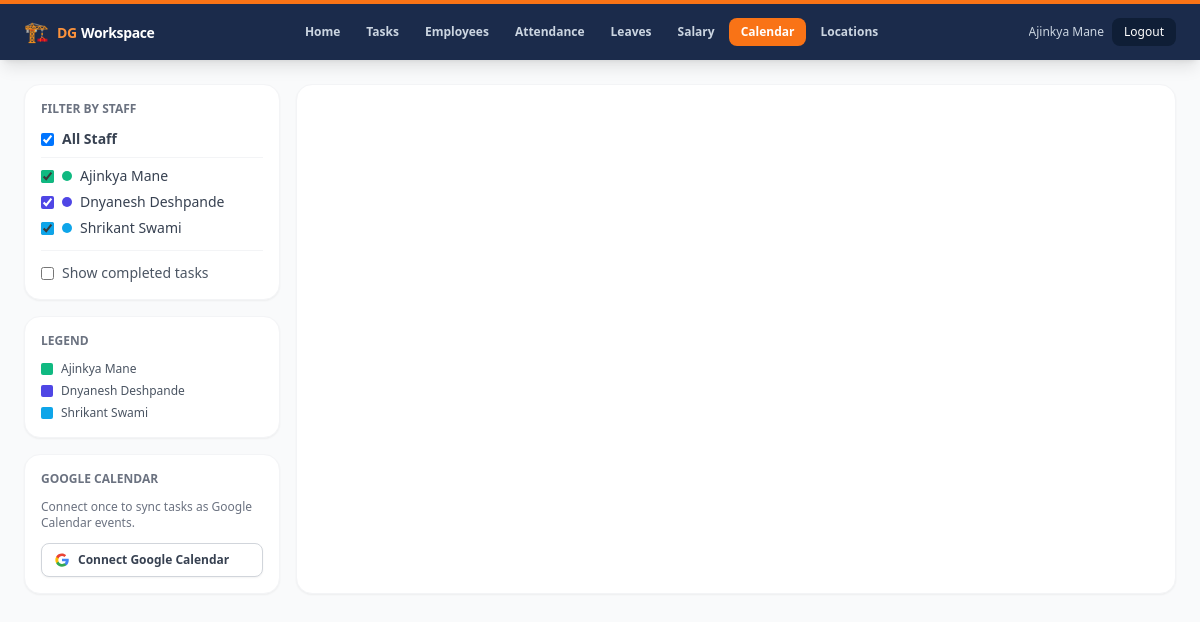
/calendar (signed in), run on the app's committed database.
### tables this page shows
CREATE TABLE employees (
            id INTEGER PRIMARY KEY AUTOINCREMENT,
            name TEXT NOT NULL,
            mobile TEXT NOT NULL UNIQUE,
            email TEXT,
            role TEXT NOT NULL DEFAULT 'employee', -- employee, manager, hr, admin
            password_hash TEXT NOT NULL,
            manager_id INTEGER,
            created_at DATETIME DEFAULT CURRENT_TIMESTAMP
        , department TEXT, designation TEXT, date_of_joining TEXT, location_id INTEGER, date_of_birth TEXT, uan_number TEXT, pan_number TEXT);

### app.py (the view)
@app.route("/calendar")
@login_required
def calendar_view():
    user = current_user()
    db = get_db()
    if user["role"] in ("admin", "manager"):
        employees = db.execute("SELECT id, name FROM employees ORDER BY name ASC").fetchall()
    else:
        employees = db.execute("SELECT id, name FROM employees WHERE id = ?", (user["id"],)).fetchall()
    colors = {emp["id"]: _emp_color(emp["id"]) for emp in employees}
    gcal_connected = Path(GCAL_TOKEN_FILE).exists()
    return render_template(
        "calendar.html",
        user=user,
        employees=employees,
        colors=colors,
        gcal_connected=gcal_connected,
        gcal_available=GCAL_AVAILABLE,
    )

### app.py (called while the page is built)
def _emp_color(emp_id):
    return _EMP_COLORS[(int(emp_id) - 1) % len(_EMP_COLORS)]

def get_db():
    if "db" not in g:
        g.db = sqlite3.connect(DB_PATH)
        g.db.row_factory = sqlite3.Row
    return g.db

def current_user():
    uid = session.get("user_id")
    if not uid:
        return None
    db = get_db()
    row = db.execute(
        "SELECT * FROM employees WHERE id = ?", (uid,)
    ).fetchone()
    return row

def login_required(view):
    from functools import wraps
    @wraps(view)
    def wrapped(*args, **kwargs):
        if not current_user():
            return redirect(url_for("login", next=request.path))
        return view(*args, **kwargs)
    return wrapped

### templates/calendar.html (shortened to what this page needs)
<!doctype html>
<html lang="en">
<head>
  <script src="https://cdn.tailwindcss.com"></script>
  <link href="https://cdn.jsdelivr.net/npm/fullcalendar@6.1.11/index.global.min.css" rel="stylesheet" />
</head>
<body class="bg-gray-50 min-h-screen">
  {% include '_nav.html' %}
  <div class="max-w-full mx-auto px-4 sm:px-6 pt-4">
  </div>
  <div class="flex gap-4 px-4 sm:px-6 pb-6 pt-2">
    <aside class="w-64 flex-shrink-0 space-y-4">
      <div class="bg-white rounded-2xl shadow-sm border border-gray-100 p-4">
        <h3 class="text-xs font-bold text-gray-500 uppercase mb-3">Filter by Staff</h3>
        <label class="flex items-center gap-2 mb-2 cursor-pointer">
          <input type="checkbox" id="filter-all" checked
            class="rounded border-gray-300 text-orange-500 focus:ring-orange-400" />
          <span class="text-sm font-semibold text-gray-700">All Staff</span>
        </label>
        <div class="border-t border-gray-100 pt-2 space-y-1.5" id="staff-checkboxes">
          {% for emp in employees %}
          <label class="flex items-center gap-2 cursor-pointer">
            <input type="checkbox" class="staff-cb rounded border-gray-300 focus:ring-orange-400"
              data-id="{{ emp.id }}" checked
              style="accent-color: {{ colors[emp.id] }}" />
            <span class="w-2.5 h-2.5 rounded-full flex-shrink-0"
              style="background:{{ colors[emp.id] }}"></span>
            <span class="text-sm text-gray-700 truncate">{{ emp.name }}</span>
          </label>
          {% endfor %}
        </div>
        <div class="border-t border-gray-100 mt-3 pt-3">
          <label class="flex items-center gap-2 cursor-pointer">
            <input type="checkbox" id="show-done"
              class="rounded border-gray-300 text-orange-500 focus:ring-orange-400" />
            <span class="text-sm text-gray-600">Show completed tasks</span>
          </label>
        </div>
      </div>
      <div class="bg-white rounded-2xl shadow-sm border border-gray-100 p-4">
        <h3 class="text-xs font-bold text-gray-500 uppercase mb-3">Legend</h3>
        <div class="space-y-1.5">
          {% for emp in employees %}
          <div class="flex items-center gap-2">
            <span class="w-3 h-3 rounded-sm flex-shrink-0" style="background:{{ colors[emp.id] }}"></span>
            <span class="text-xs text-gray-600 truncate">{{ emp.name }}</span>
          </div>
          {% endfor %}
        </div>
      </div>
      <div class="bg-white rounded-2xl shadow-sm border border-gray-100 p-4">
        <h3 class="text-xs font-bold text-gray-500 uppercase mb-3">Google Calendar</h3>
        {% if not gcal_available %}
          <p class="text-xs text-gray-500 mb-2">Install packages to enable:</p>
          <code class="block text-xs bg-gray-50 rounded p-2 text-gray-600 mb-2">pip install google-auth-oauthlib google-api-python-client</code>
        {% elif not gcal_connected %}
          <p class="text-xs text-gray-500 mb-3">Connect once to sync tasks as Google Calendar events.</p>
          <a href="{{ url_for('gcal_auth') }}"
            class="flex items-center gap-2 w-full bg-white border border-gray-300 hover:bg-gray-50 text-gray-700 text-xs font-semibold px-3 py-2 rounded-lg transition shadow-sm">
            Connect Google Calendar
          </a>
        {% endif %}
      </div>
    </aside>
    <div class="flex-1 bg-white rounded-2xl shadow-sm border border-gray-100 p-4 min-w-0">
    </div>
  </div>
</body>
</html>

### templates/_nav.html (shortened to what this page needs)
<nav class="bg-[#1B2B4B] shadow-lg">
  <div class="max-w-7xl mx-auto px-4 sm:px-6 flex items-center justify-between h-14 gap-3">
    <a href="{{ url_for('dashboard') }}" class="flex items-center gap-2 flex-shrink-0">
      <span class="text-xl leading-none">🏗️</span>
      <div class="leading-tight hidden sm:block">
        <span class="text-orange-400 font-black text-sm tracking-tight">DG</span>
        <span class="text-white font-semibold text-sm tracking-tight"> Workspace</span>
      </div>
    </a>
    <div class="flex items-center gap-0.5 overflow-x-auto flex-1 justify-center" style="scrollbar-width:none">
      {% set ep = request.endpoint %}
      <a href="{{ url_for('dashboard') }}"
        class="flex-shrink-0 text-xs font-semibold px-3 py-1.5 rounded-lg transition
          {% if ep == 'dashboard' %}bg-orange-500 text-white{% else %}text-slate-300 hover:text-white hover:bg-[#243a5e]{% endif %}">
        Home
      </a>
      <a href="{{ url_for('tasks_list') }}"
        class="flex-shrink-0 text-xs font-semibold px-3 py-1.5 rounded-lg transition
          {% if ep in ('tasks_list', 'task_detail') %}bg-orange-500 text-white{% else %}text-slate-300 hover:text-white hover:bg-[#243a5e]{% endif %}">
        Tasks
      </a>
      {% if user.role in ('admin', 'manager') %}
      <a href="{{ url_for('employees_list') }}"
        class="flex-shrink-0 text-xs font-semibold px-3 py-1.5 rounded-lg transition
          {% if ep == 'employees_list' %}bg-orange-500 text-white{% else %}text-slate-300 hover:text-white hover:bg-[#243a5e]{% endif %}">
        Employees
      </a>
      {% endif %}
      <a href="{{ url_for('attendance_view') }}"
        class="flex-shrink-0 text-xs font-semibold px-3 py-1.5 rounded-lg transition
          {% if ep == 'attendance_view' %}bg-orange-500 text-white{% else %}text-slate-300 hover:text-white hover:bg-[#243a5e]{% endif %}">
        Attendance
      </a>
      <a href="{{ url_for('leaves_view') }}"
        class="flex-shrink-0 text-xs font-semibold px-3 py-1.5 rounded-lg transition
          {% if ep == 'leaves_view' %}bg-orange-500 text-white{% else %}text-slate-300 hover:text-white hover:bg-[#243a5e]{% endif %}">
        Leaves
      </a>
      {% if user.role in ('admin', 'manager', 'hr') %}
      <a href="{{ url_for('salary_view') }}"
        class="flex-shrink-0 text-xs font-semibold px-3 py-1.5 rounded-lg transition
          {% if ep == 'salary_view' %}bg-orange-500 text-white{% else %}text-slate-300 hover:text-white hover:bg-[#243a5e]{% endif %}">
        Salary
      </a>
      {% endif %}
      <a href="{{ url_for('calendar_view') }}"
        class="flex-shrink-0 text-xs font-semibold px-3 py-1.5 rounded-lg transition
          {% if ep == 'calendar_view' %}bg-orange-500 text-white{% else %}text-slate-300 hover:text-white hover:bg-[#243a5e]{% endif %}">
        Calendar
      </a>
      {% if user.role in ('admin', 'manager') %}
      <a href="{{ url_for('locations_list') }}"
        class="flex-shrink-0 text-xs font-semibold px-3 py-1.5 rounded-lg transition
          {% if ep == 'locations_list' %}bg-orange-500 text-white{% else %}text-slate-300 hover:text-white hover:bg-[#243a5e]{% endif %}">
        Locations
      </a>
      {% endif %}
    </div>
    <div class="flex items-center gap-2 flex-shrink-0">
      <span class="text-slate-300 text-xs hidden md:block truncate max-w-[120px]">{{ user.name }}</span>
      <a href="{{ url_for('logout') }}"
        class="text-xs bg-[#0F1E36] hover:bg-black text-white px-3 py-1.5 rounded-lg transition">
        Logout
      </a>
    </div>
  </div>
</nav>

### data on the page
employees: name "Ajinkya Mane"
employees: name "Dnyanesh Deshpande"
employees: name "Shrikant Swami"
